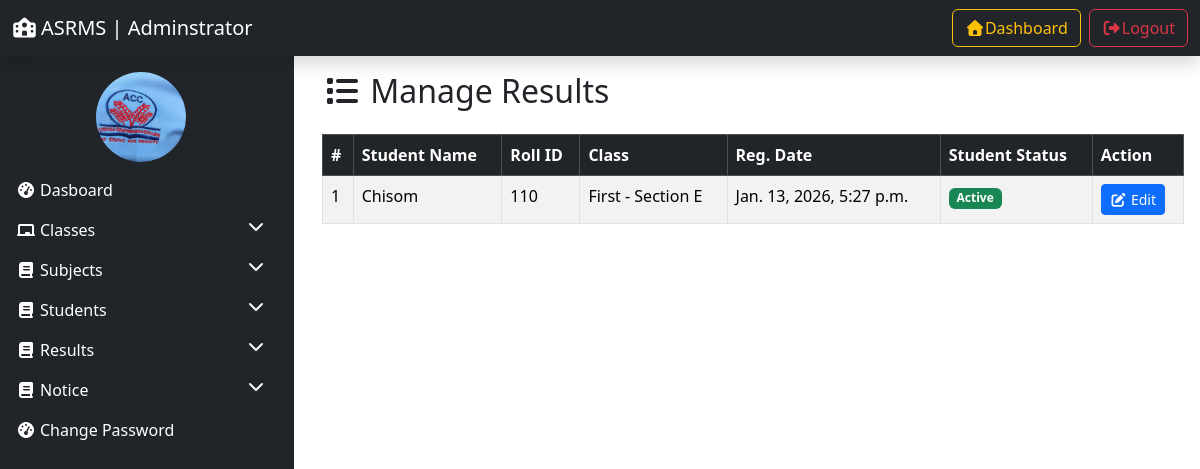
Before: /manage_result/ (signed in) with the older database file.
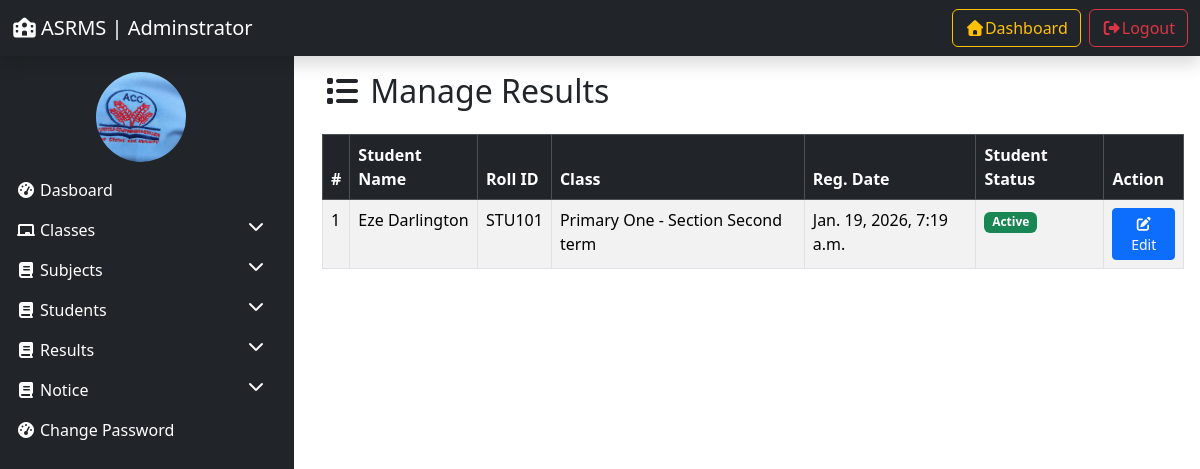
After: the same page with the newer database file.
### resultManager/models.py (models this page shows, shortened)
class Student(models.Model):
    GENDER_CHOICES = (
        ('Male', 'Male'),
        ('Female', 'Female'),
    )
    name = models.CharField(max_length=100)
    roll_id = models.CharField(max_length=30)
    email = models.EmailField(max_length=100)
    gender = models.CharField(max_length=10,choices=GENDER_CHOICES)
    dob = models.CharField(max_length=50)
    student_class = models.ForeignKey(Class, on_delete=models.SET_NULL, null=True)
    reg_date = models.DateTimeField(auto_now_add=True)
    updation_date = models.DateTimeField(auto_now=True)
    status = models.IntegerField(default=1)

class Class(models.Model):
    class_name = models.CharField(max_length=100)
    section = models.CharField(max_length=20)
    creation_date = models.DateTimeField(auto_now_add=True)
    updation_date = models.DateTimeField(auto_now=True)

### resultManager/views.py (the view)
# urls.py: path('manage_result/',manage_result, name='manage_result'),
@login_required(login_url='admin_login')
def manage_result(request):
    results = Result.objects.select_related('student','student_class').all()
    students = {}
    for res in results:
        stu_id = res.student.id
        if stu_id not in students:
            students[stu_id] = {
                'student': res.student,
                'class': res.student_class,
                'reg_date': res.student.reg_date,
                'status': res.student.status,
            }
    return render(request, 'manage_result.html', {'results': students.values()})

### resultManager/templates/manage_result.html (shortened to what this page needs)
{% extends 'admin_base.html' %}
{% load static %}
{% block content %}
<div class="container">
  <h2 class="mb-4"><i class="fas fa-list"></i> Manage Results</h2>
  <table class="table table-striped table-bordered">
    <thead class="table-dark">
      <tr>
        <th>#</th>
        <th>Student Name</th>
        <th>Roll ID</th>
        <th>Class</th>
        <th>Reg. Date</th>
        <th>Student Status</th>
        <th>Action</th>
      </tr>
    </thead>
    <tbody>
      {% for result in results %}
        <tr>
          <td>{{ forloop.counter }}</td>
          <td>{{ result.student.name }}</td>
          <td>{{ result.student.roll_id }}</td>
          <td>
            {{ result.class.class_name }} -
            Section {{ result.class.section }}
          </td>
          <td>{{ result.reg_date }}</td>
          <td>
            {% if result.status == 1 %}
              <span class="badge bg-success">Active</span>
            {% else %}
              <span class="badge bg-danger">Inactive</span>
            {% endif %}
          </td>
          <td>
            <a
              href="{% url 'edit_result' result.student.id %}"
              class="btn btn-sm btn-primary"
            >
              <i class="fas fa-edit"></i> Edit
            </a>
          </td>
        </tr>
      {% empty %}
        <tr>
          <td colspan="7" class="text-center">No student found.</td>
        </tr>
      {% endfor %}
    </tbody>
  </table>
</div>
{% endblock %}

Changed rows visible on the page:
removed Student: student.name "Chisom", student.roll_id "110", class.class_name "First", class.section "E", reg_date "Jan. 13, 2026, 5:27 p.m."
added Student: student.name "Eze Darlington", student.roll_id "STU101", class.class_name "Primary One", class.section "Second term", reg_date "Jan. 19, 2026, 7:19 a.m."
